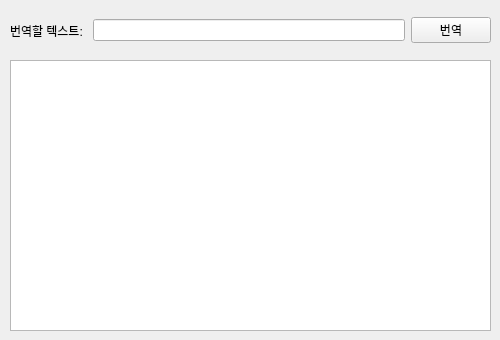
<?xml version="1.0" encoding="UTF-8"?>
<ui version="4.0">
 <class>Form</class>
 <widget class="QWidget" name="Form">
  <property name="geometry">
   <rect>
    <x>0</x>
    <y>0</y>
    <width>500</width>
    <height>340</height>
   </rect>
  </property>
  <property name="maximumSize">
   <size>
    <width>500</width>
    <height>350</height>
   </size>
  </property>
  <property name="windowTitle">
   <string>Form</string>
  </property>
  <widget class="QWidget" name="horizontalLayoutWidget">
   <property name="geometry">
    <rect>
     <x>10</x>
     <y>10</y>
     <width>481</width>
     <height>41</height>
    </rect>
   </property>
   <layout class="QHBoxLayout" name="horizontalLayout">
    <item>
     <widget class="QLabel" name="label">
      <property name="text">
       <string>번역할 텍스트: </string>
      </property>
     </widget>
    </item>
    <item>
     <widget class="QLineEdit" name="txtBaseText"/>
    </item>
    <item>
     <widget class="QPushButton" name="btnTrans">
      <property name="sizePolicy">
       <sizepolicy hsizetype="Minimum" vsizetype="Fixed">
        <horstretch>0</horstretch>
        <verstretch>0</verstretch>
       </sizepolicy>
      </property>
      <property name="minimumSize">
       <size>
        <width>0</width>
        <height>20</height>
       </size>
      </property>
      <property name="text">
       <string>번역</string>
      </property>
     </widget>
    </item>
   </layout>
  </widget>
  <widget class="QTextBrowser" name="txbResult">
   <property name="geometry">
    <rect>
     <x>10</x>
     <y>60</y>
     <width>481</width>
     <height>271</height>
    </rect>
   </property>
  </widget>
 </widget>
 <resources/>
 <connections/>
</ui>
